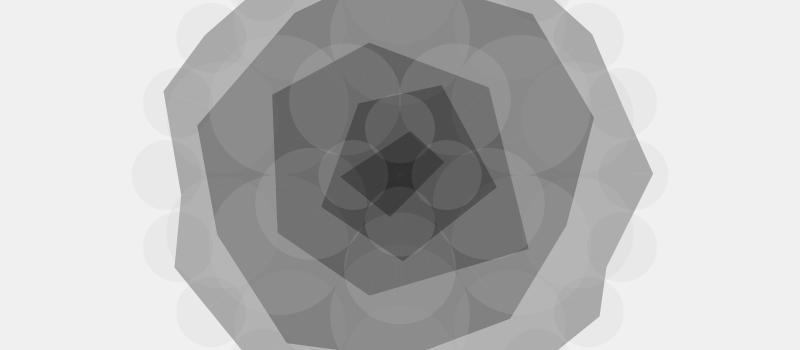
Frame 1 (no input)
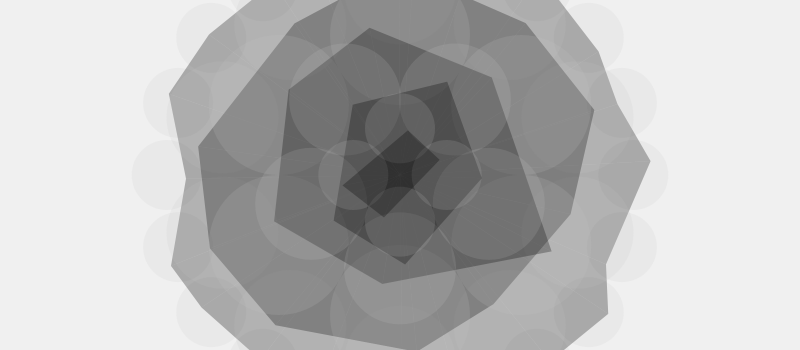
Frame 60 (the mouse pressed at the canvas centre just before this capture)
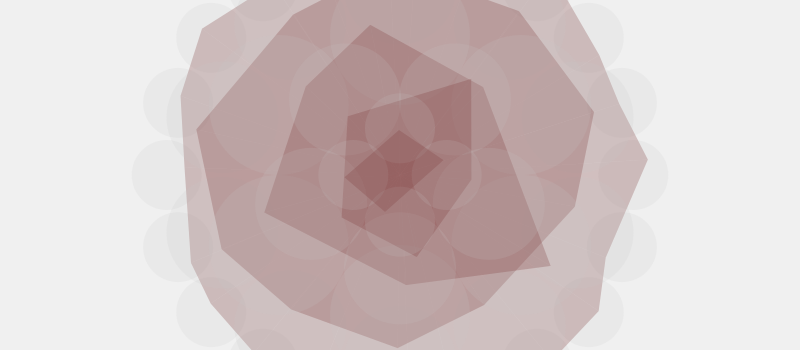
Frame 120 (the mouse held since frame 60 and released just before this capture)

The Processing sketch that drew these frames (run headless with seeded random() and noise(); from frame 60 on, the mouse is pressed at the canvas centre):

// Processing sketch: processing_102165
// ── processing_102165.pde

Hex[] hex;
void setup() {
size(800, 350);
  smooth();
   int n=5;
  float radio=min(width,height)/1.5;
  hex = new Hex[n];
  colorMode(HSB);
 
  float radius = radio/n;
  for (int i=0;i<hex.length;i++) {
    //hex[i] = new Hex(new PVector (width,0), radio, 20/(i+1));
    hex[i] = new Hex(new PVector (width/2, height/2), radio, 20/(i+1));
    radio-=radius;
  }
}

void draw() {
  background(240);
  for(int i=0;i<hex.length;i++){
    float c = map(mouseX,0,width,0,255);
    float v = map(mouseY,0,height,0,255);
    float d= map(dist(hex[0].center.x,hex[0].center.y,mouseX,mouseY),0,min(width,height),0,255);
  hex[i].mostrar(c,v,d);
}
}
class Dot {
  float mayor = 0.006;
  float menor= 0.0004;
  PVector Possition;
  float posx;
  float posy;
  float x;
  float y;
  float xoff;
  float yoff;
  float radio;


  Dot(PVector pos, float rad) {
    posx = pos.x;
    posy = pos.y;
    radio = rad;
    x=random(5);
    y=random(5);
    xoff=random(menor, mayor);
    yoff=random(menor, mayor);
  }


  void update() {


    Possition = new PVector(   map(noise(x), 0, 1, posx-radio, posx+radio), map(noise(y), 0, 1, posy-radio, posy+radio)   );
    x+=xoff;
    y+=yoff;

    colorMode(RGB);
    noFill();
    noStroke();
    fill(200,200,200,40);
    ellipse(posx, posy, radio*2, radio*2);
    colorMode(HSB);
  }
}

class Hex {
  float radio;
  PVector center;
  Dot[] dots;

  Hex(PVector cent, float rad, int n ) {
    radio = rad;
    center = cent;
    dots= new Dot[n];
    float angle= 0;
    for (int i =0; i<dots.length;i++) {

      dots[i] =  new Dot(new PVector(((sin(angle))*radio)+center.x, ((cos(angle)*radio))+ center.y), radio*3/(n));
      angle+= (TWO_PI/dots.length);
      
    }
  }

  void mostrar(float c,float v,float d) {
    
    update();
    unir(c,v, d);
  }
  void update() {
    for (int i =0; i<dots.length;i++) {
      dots[i].update();
    }
  }

  void unir(float c,float v,float d) {
    noStroke();
    //fill(255);
    fill(d, c,v,70);
    beginShape(TRIANGLE_FAN);
    vertex(center.x, center.y);

    for (int i=0;i<dots.length;i++) {
      vertex(dots[i].Possition.x, dots[i].Possition.y);
    }
    vertex(dots[0].Possition.x, dots[0].Possition.y);
    vertex(center.x, center.y);
    endShape(CLOSE);
  }
}
